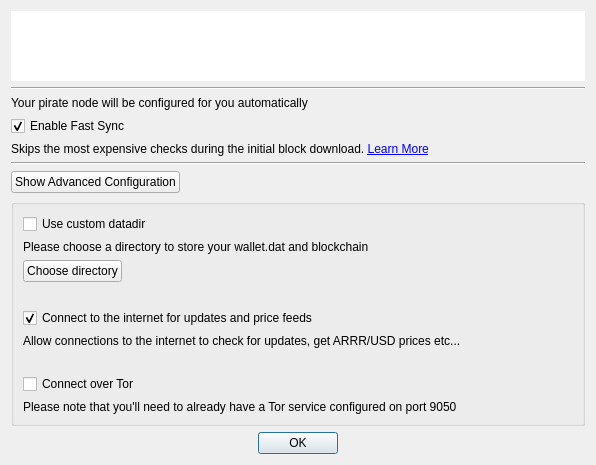
<?xml version="1.0" encoding="UTF-8"?>
<ui version="4.0">
 <class>createZcashConf</class>
 <widget class="QDialog" name="createZcashConf">
  <property name="geometry">
   <rect>
    <x>0</x>
    <y>0</y>
    <width>596</width>
    <height>465</height>
   </rect>
  </property>
  <property name="windowTitle">
   <string>Configure PIRATE.conf</string>
  </property>
  <layout class="QGridLayout" name="gridLayout">
   <item row="2" column="1">
    <widget class="QLabel" name="label">
     <property name="text">
      <string>Your pirate node will be configured for you automatically</string>
     </property>
     <property name="alignment">
      <set>Qt::AlignLeading|Qt::AlignLeft|Qt::AlignVCenter</set>
     </property>
    </widget>
   </item>
   <item row="3" column="1">
    <widget class="QCheckBox" name="chkFastSync">
     <property name="text">
      <string>Enable Fast Sync</string>
     </property>
     <property name="checked">
      <bool>true</bool>
     </property>
    </widget>
   </item>
   <item row="6" column="1">
    <layout class="QHBoxLayout" name="horizontalLayout_3">
     <item>
      <widget class="QPushButton" name="btnAdvancedConfig">
       <property name="text">
        <string>Show Advanced Configuration</string>
       </property>
       <property name="checkable">
        <bool>true</bool>
       </property>
      </widget>
     </item>
     <item>
      <spacer name="horizontalSpacer_2">
       <property name="orientation">
        <enum>Qt::Horizontal</enum>
       </property>
       <property name="sizeHint" stdset="0">
        <size>
         <width>40</width>
         <height>20</height>
        </size>
       </property>
      </spacer>
     </item>
    </layout>
   </item>
   <item row="0" column="1">
    <widget class="FilledIconLabel" name="lblTopIcon">
     <property name="sizePolicy">
      <sizepolicy hsizetype="Preferred" vsizetype="MinimumExpanding">
       <horstretch>0</horstretch>
       <verstretch>0</verstretch>
      </sizepolicy>
     </property>
     <property name="styleSheet">
      <string notr="true">background: #fff;</string>
     </property>
     <property name="text">
      <string notr="true"/>
     </property>
     <property name="scaledContents">
      <bool>true</bool>
     </property>
    </widget>
   </item>
   <item row="9" column="1">
    <widget class="QDialogButtonBox" name="buttonBox">
     <property name="orientation">
      <enum>Qt::Horizontal</enum>
     </property>
     <property name="standardButtons">
      <set>QDialogButtonBox::Ok</set>
     </property>
     <property name="centerButtons">
      <bool>true</bool>
     </property>
    </widget>
   </item>
   <item row="7" column="1">
    <widget class="QGroupBox" name="grpAdvanced">
     <property name="title">
      <string/>
     </property>
     <layout class="QGridLayout" name="gridLayout_2">
      <item row="3" column="0">
       <widget class="QLabel" name="label_4">
        <property name="text">
         <string notr="true"/>
        </property>
       </widget>
      </item>
      <item row="5" column="0">
       <widget class="QLabel" name="label_6">
        <property name="text">
         <string>Allow connections to the internet to check for updates, get ARRR/USD prices etc...</string>
        </property>
       </widget>
      </item>
      <item row="0" column="0">
       <widget class="QCheckBox" name="chkCustomDatadir">
        <property name="text">
         <string>Use custom datadir</string>
        </property>
       </widget>
      </item>
      <item row="2" column="0">
       <layout class="QHBoxLayout" name="horizontalLayout">
        <item>
         <widget class="QPushButton" name="btnPickDir">
          <property name="text">
           <string>Choose directory</string>
          </property>
         </widget>
        </item>
        <item>
         <widget class="QLabel" name="lblDirName">
          <property name="text">
           <string notr="true"/>
          </property>
         </widget>
        </item>
        <item>
         <spacer name="horizontalSpacer">
          <property name="orientation">
           <enum>Qt::Horizontal</enum>
          </property>
          <property name="sizeHint" stdset="0">
           <size>
            <width>40</width>
            <height>20</height>
           </size>
          </property>
         </spacer>
        </item>
       </layout>
      </item>
      <item row="8" column="0">
       <widget class="QLabel" name="label_5">
        <property name="text">
         <string>Please note that you'll need to already have a Tor service configured on port 9050</string>
        </property>
       </widget>
      </item>
      <item row="4" column="0">
       <widget class="QCheckBox" name="chkAllowInternet">
        <property name="text">
         <string>Connect to the internet for updates and price feeds</string>
        </property>
        <property name="checked">
         <bool>true</bool>
        </property>
       </widget>
      </item>
      <item row="1" column="0">
       <widget class="QLabel" name="label_2">
        <property name="text">
         <string>Please choose a directory to store your wallet.dat and blockchain</string>
        </property>
       </widget>
      </item>
      <item row="7" column="0">
       <widget class="QCheckBox" name="chkUseTor">
        <property name="text">
         <string>Connect over Tor</string>
        </property>
       </widget>
      </item>
      <item row="6" column="0">
       <widget class="QLabel" name="label_7">
        <property name="text">
         <string/>
        </property>
       </widget>
      </item>
     </layout>
    </widget>
   </item>
   <item row="1" column="1">
    <widget class="Line" name="line">
     <property name="orientation">
      <enum>Qt::Horizontal</enum>
     </property>
    </widget>
   </item>
   <item row="4" column="1">
    <widget class="QLabel" name="label_3">
     <property name="text">
      <string>&lt;html&gt;&lt;head/&gt;&lt;body&gt;&lt;p&gt;Skips the most expensive checks during the initial block download. &lt;a href=&quot;https://docs.zerwallet.co/using-zerwallet/#fastsync&quot;&gt;&lt;span style=&quot; text-decoration: underline; color:#0000ff;&quot;&gt;Learn More&lt;/span&gt;&lt;/a&gt;&lt;/p&gt;&lt;/body&gt;&lt;/html&gt;</string>
     </property>
     <property name="textFormat">
      <enum>Qt::RichText</enum>
     </property>
     <property name="wordWrap">
      <bool>true</bool>
     </property>
     <property name="openExternalLinks">
      <bool>true</bool>
     </property>
     <property name="textInteractionFlags">
      <set>Qt::LinksAccessibleByKeyboard|Qt::LinksAccessibleByMouse</set>
     </property>
    </widget>
   </item>
   <item row="5" column="1">
    <widget class="Line" name="line_2">
     <property name="orientation">
      <enum>Qt::Horizontal</enum>
     </property>
    </widget>
   </item>
  </layout>
 </widget>
 <customwidgets>
  <customwidget>
   <class>FilledIconLabel</class>
   <extends>QLabel</extends>
   <header>fillediconlabel.h</header>
  </customwidget>
 </customwidgets>
 <resources/>
 <connections>
  <connection>
   <sender>buttonBox</sender>
   <signal>accepted()</signal>
   <receiver>createZcashConf</receiver>
   <slot>accept()</slot>
   <hints>
    <hint type="sourcelabel">
     <x>248</x>
     <y>254</y>
    </hint>
    <hint type="destinationlabel">
     <x>157</x>
     <y>274</y>
    </hint>
   </hints>
  </connection>
  <connection>
   <sender>buttonBox</sender>
   <signal>rejected()</signal>
   <receiver>createZcashConf</receiver>
   <slot>reject()</slot>
   <hints>
    <hint type="sourcelabel">
     <x>316</x>
     <y>260</y>
    </hint>
    <hint type="destinationlabel">
     <x>286</x>
     <y>274</y>
    </hint>
   </hints>
  </connection>
 </connections>
</ui>
